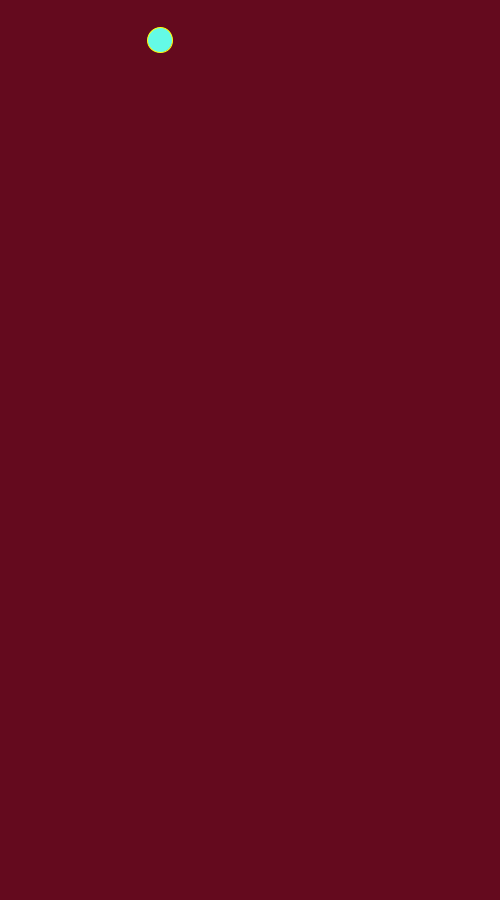
Frame 1 (no input)
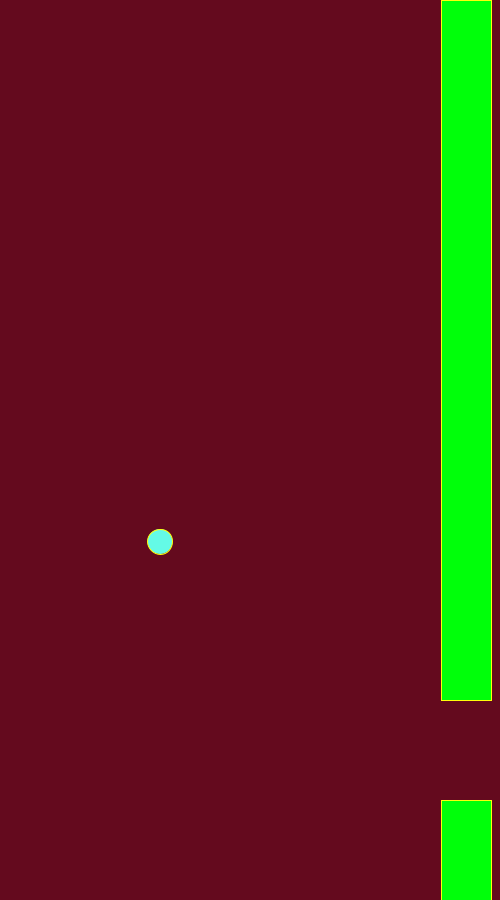
Frame 60 (the mouse pressed at the canvas centre just before this capture)
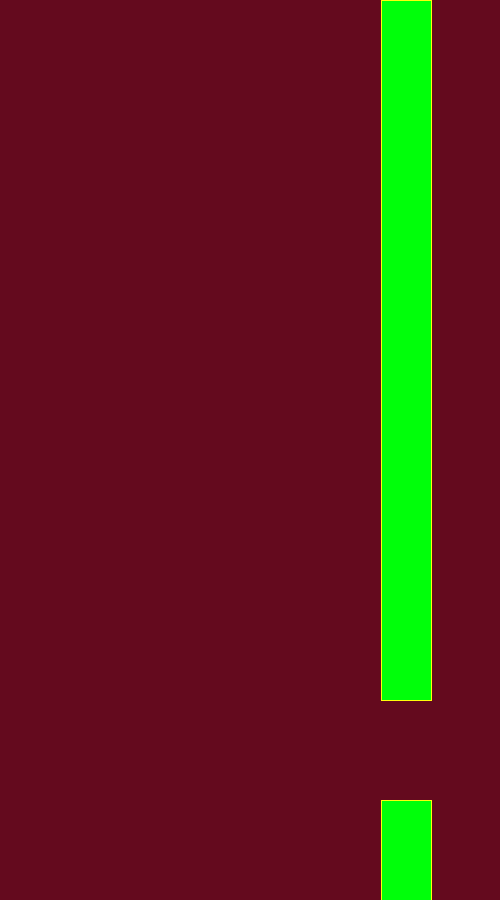
Frame 120 (the mouse held since frame 60 and released just before this capture)

The Processing sketch that drew these frames (run headless with seeded random() and noise(); from frame 60 on, the mouse is pressed at the canvas centre):

// Processing sketch: FlappyBird
// ── FlappyBird.pde
int bx = 160;
float by = 40;
float bv = 3;
float bg = 1;
int px = 500;
int uph = 700;
int pg = 100;
int lpy = 0;

void setup(){
  size(500, 900);
}

boolean over() { 
         if (by-12.5 < uph && bx+12.5 > px && bx-12.5 < (px+50)){
            return true; }
        else if (by+12.5>lpy && bx+12.5> px && bx-12.5  < (px+50)) {
            return true; }
        else { return false; }
}

void draw(){
  background(100, 10, 30);
  fill(100, 250, 230);
  stroke(255, 255, 10);
  ellipse(bx, by, 25, 25);
  fill(0, 255, 10);
  rect(px, 0, 50, uph);
  lpy = uph + pg;
  rect(px, lpy, 50, 700);
  bv = bv + 0.15;
  by = by + bv;
  by = by + bg;
  px = px - 1;
  teleportPipes();
  if (over() == true){
    System.exit(0);
  }
}

void keyPressed(){
  if (keyCode == 32){
    bv = bv - 5;
  }
}

void teleportPipes(){
  if (px == -50){
  px = 500;
  uph = (int) random(100, 700);
  }
}
